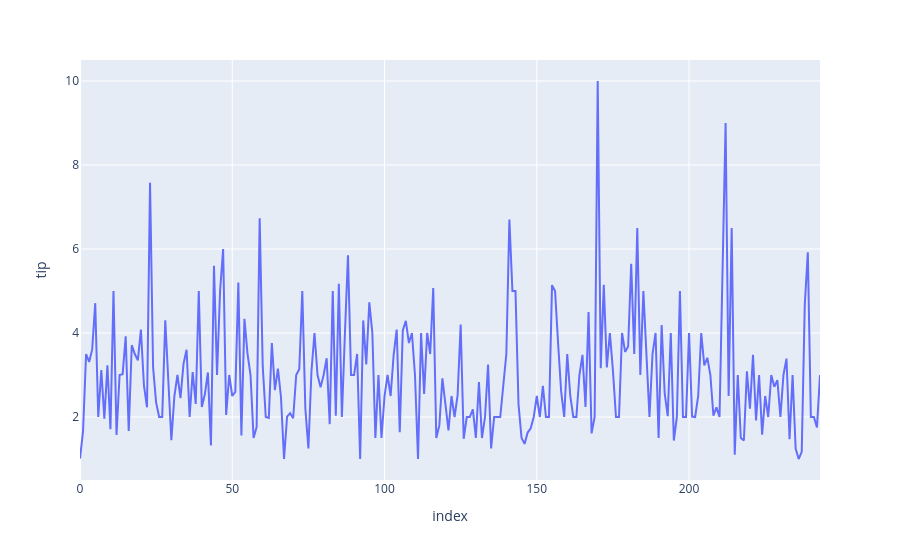

Notebook code for this chart:
### Markdown cell above
#### 1. Line chart
Plotly line chart is one of the simple plots where a line is drawn to show relation between the X-axis and Y-axis. It can be created using the px.line() method with each data position is represented as a vertex of a polyline mark in 2D space.

#### Syntax:

`plotly.express.line(data_frame=None, x=None, y=None, color=None, title=None)`

Parameters:

- data_frame: Dataset to plot.
- `x`: Column name for the X-axis.
- `y`: Column name for the Y-axis.
- `color`: Color the lines based on this column.
- `title`: Title of the plot.

Return: A plotly.express.Figure object.

### Code cell
df = px.data.tips()

px.line(df, y="tip",)

### Figure 1 — Plotly figure (JSON) as saved in the notebook; plotly's stock layout.template omitted (floating-point values rounded to 4 significant figures; data arrays with more than 128 entries replaced by an {"elided": "..."} marker saying what was removed)
{"data": [{"hovertemplate": "index=%{x}<br>tip=%{y}<extra></extra>", "legendgroup": "", "line": {"color": "#636efa", "dash": "solid"}, "marker": {"symbol": "circle"}, "mode": "lines", "name": "", "orientation": "v", "showlegend": false, "x": {"elided": "244 int values"}, "xaxis": "x", "y": {"elided": "244 float values"}, "yaxis": "y", "type": "scatter"}], "layout": {"xaxis": {"anchor": "y", "domain": [0.0, 1.0], "title": {"text": "index"}}, "yaxis": {"anchor": "x", "domain": [0.0, 1.0], "title": {"text": "tip"}}, "legend": {"tracegroupgap": 0}, "margin": {"t": 60}}}
